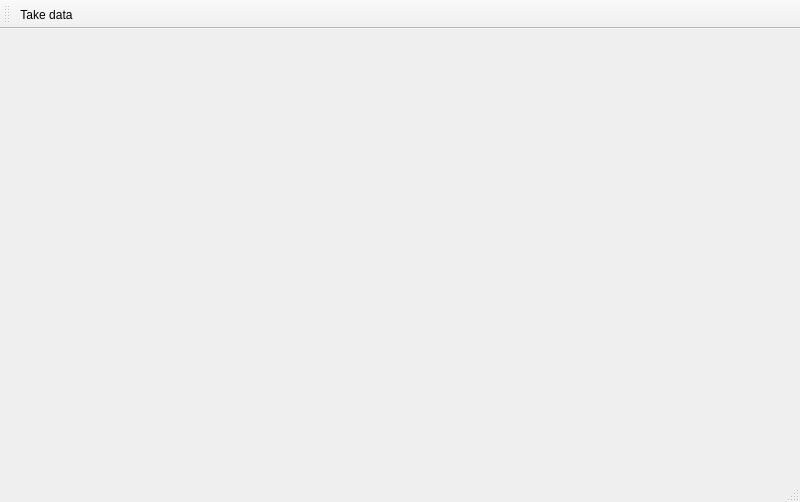
<?xml version="1.0" encoding="UTF-8"?>
<ui version="4.0">
 <class>HpScope</class>
 <widget class="QMainWindow" name="HpScope">
  <property name="geometry">
   <rect>
    <x>0</x>
    <y>0</y>
    <width>800</width>
    <height>502</height>
   </rect>
  </property>
  <property name="windowTitle">
   <string>HpScope</string>
  </property>
  <widget class="QWidget" name="centralWidget">
   <layout class="QHBoxLayout" name="horizontalLayout">
    <item>
     <widget class="QCustomPlot" name="plot" native="true"/>
    </item>
   </layout>
  </widget>
  <widget class="QMenuBar" name="menuBar">
   <property name="geometry">
    <rect>
     <x>0</x>
     <y>0</y>
     <width>800</width>
     <height>25</height>
    </rect>
   </property>
  </widget>
  <widget class="QToolBar" name="mainToolBar">
   <attribute name="toolBarArea">
    <enum>TopToolBarArea</enum>
   </attribute>
   <attribute name="toolBarBreak">
    <bool>true</bool>
   </attribute>
   <addaction name="actionTake_data"/>
  </widget>
  <widget class="QStatusBar" name="statusBar"/>
  <action name="actionTake_data">
   <property name="icon">
    <iconset theme="stock_media-play"/>
   </property>
   <property name="text">
    <string>Take data</string>
   </property>
  </action>
 </widget>
 <layoutdefault spacing="6" margin="11"/>
 <customwidgets>
  <customwidget>
   <class>QCustomPlot</class>
   <extends>QWidget</extends>
   <header>qcustomplot.h</header>
   <container>1</container>
  </customwidget>
 </customwidgets>
 <resources/>
 <connections/>
</ui>
